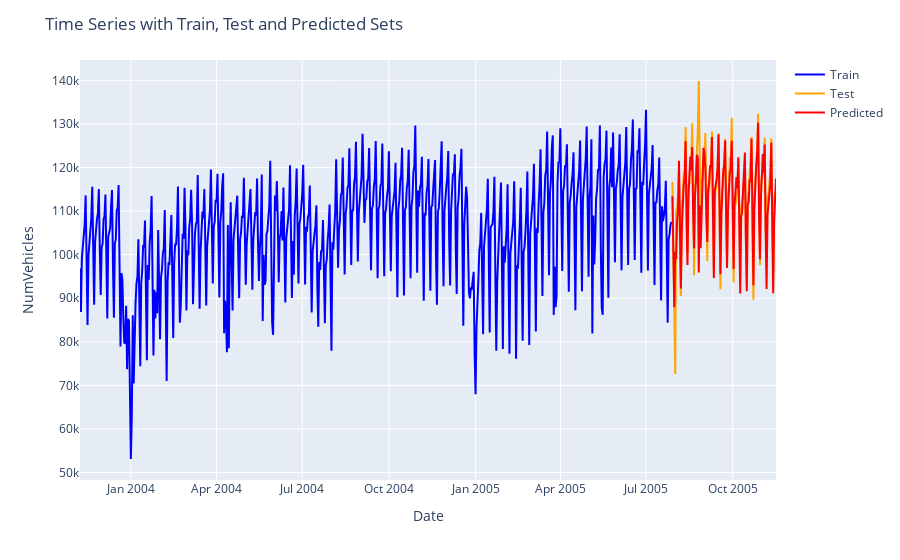

This figure's notebook cell:
### Code cell
fig = px.line()

# Plot training set in blue
fig.add_scatter(x=X_train.index, y=y_train, mode='lines', name='Train', line=dict(color='blue'))

# Plot test set in orange
fig.add_scatter(x=X_test.index, y=y_test, mode='lines', name='Test', line=dict(color='orange'))

fig.add_scatter(x=X_test.index, y=y_pred, mode='lines', name='Predicted', line=dict(color='red'))

fig.update_layout(title='Time Series with Train, Test and Predicted Sets',
                  xaxis_title='Date',
                  yaxis_title='NumVehicles')

fig.show()
